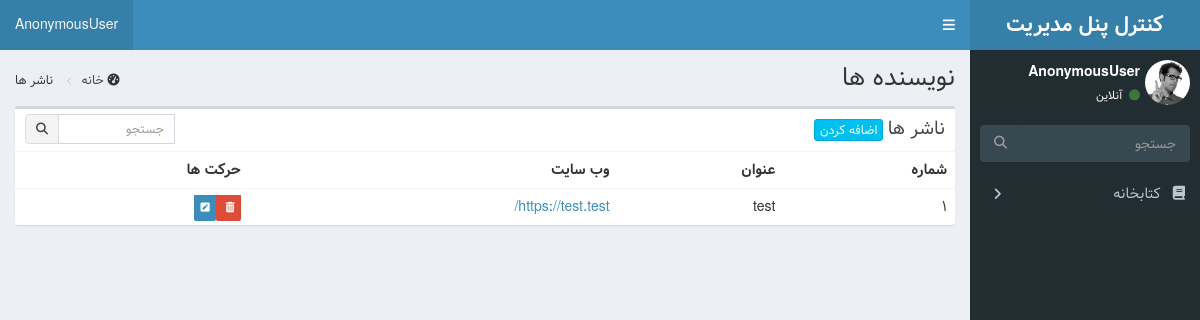
Page /admin_panel/publishers/ on the earlier database version.
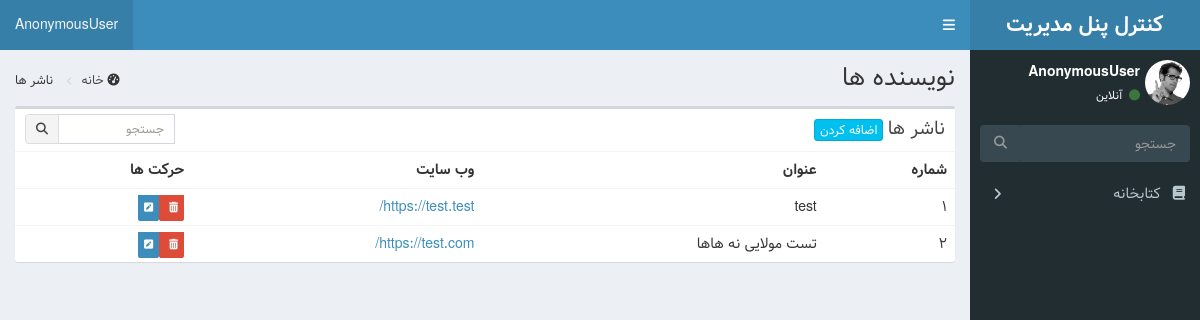
Same page on the later database version.
### library/models.py (models this page shows, shortened)
class Publishers(models.Model):
    title = models.CharField(max_length=50, verbose_name="عنوان")
    website = models.URLField(verbose_name="وب سایت")

### admin_panel/views.py (the view)
# urls.py: path("publishers/", views.PublishersListView.as_view(), name="publishers_admin"),
class PublishersListView(ListView):
    template_name = "admin_panel/publishers/publishers_list.html"
    model = models.Publishers
    context_object_name = "publishers"

### admin_panel/templates/admin_panel/publishers/publishers_list.html (shortened to what this page needs)
{% extends 'admin_panel/basic.html' %}
{% block content %}
<section class="content-header">
    <h1>
        نویسنده ها
    </h1>
    <ol class="breadcrumb">
        <li><i class="fa fa-dashboard"></i> <a href="{% url "admin" %}"> خانه </a></li>
        <li> ناشر ها</li>
    </ol>
</section>
<section class="content">
    <div class="row">
        <div class="col-xs-12">
            <div class="box">
                <div class="box-header">
                    <h3 class="box-title"> ناشر ها</h3>
                    <div class="box-tools">
                        <form class="input-group input-group-sm" style="width: 150px;" action="{%url 'author_search'%}"
                            method="post">
                            <input type="search" name='search' class="form-control pull-right" placeholder="جستجو">
                            <div class="input-group-btn">
                                <button type="submit" class="btn btn-default"><i class="fa fa-search"></i></button>
                            </div>
                        </form>
                    </div>
                    <a class="btn btn-info btn-xs" href="{% url 'publishers_create' %}">اضافه کردن</a>
                </div>
                <div class="box-body table-responsive no-padding">
                    <table class="table table-hover">
                        <tbody>
                            <tr>
                                <th>شماره</th>
                                <th>عنوان</th>
                                <th>وب سایت</th>
                                <th>حرکت ها</th>
                            </tr>
                            {% for publisher in publishers %}
                            <tr>
                                <td>{{publisher.id}}</td>
                                <td>{{publisher.title}}</td>
                                <td><a href="{{publisher.website}}">{{publisher.website}}</a></td>
                                <td>
                                    <a href="{%url 'author_delete' publisher.pk%}" class="label-danger">
                                        <span class="label label-danger">
                                            <i class="fa fa-trash"></i>
                                        </span>
                                    </a>
                                    <a href="{%url 'author_update' publisher.pk%}" class="label-primary">
                                        <span class="label label-primary">
                                            <i class="fa  fa-pencil-square"></i>
                                        </span>
                                    </a>
                                </td>
                            </tr>
                            {% endfor %}
                        </tbody>
                    </table>
                </div>
            </div>
        </div>
    </div>
</section>
{% endblock content %}

### admin_panel/templates/admin_panel/basic.html (shortened to what this page needs)
{% load static %}
<!DOCTYPE html>
<html>
<head>
  <link rel="stylesheet" href="{% static 'admin_panel/dist/css/bootstrap-theme.css' %}">
  <link rel="stylesheet" href="{% static 'admin_panel/dist/css/rtl.css' %}">
  <link rel="stylesheet" href="{% static 'admin_panel/bower_components/font-awesome/css/font-awesome.min.css' %}">
  <link rel="stylesheet" href="{% static 'admin_panel/bower_components/Ionicons/css/ionicons.min.css' %}">
  <link rel="stylesheet" href="{% static 'admin_panel/dist/css/AdminLTE.css' %}">
  <link rel="stylesheet" href="{% static 'admin_panel/dist/css/skins/skin-blue.min.css' %}">
  <link rel="stylesheet" href="{% static 'admin_panel/dist/css/custom.css' %}">
</head>
<body class="hold-transition skin-blue sidebar-mini">
  <div class="wrapper">
    <header class="main-header">
      <a href="index2.html" class="logo">
        <span class="logo-lg"><b>کنترل پنل مدیریت</b></span>
      </a>
      <nav class="navbar navbar-static-top">
        <a href="#" class="sidebar-toggle" data-toggle="push-menu" role="button">
        </a>
        <div class="navbar-custom-menu">
          <ul class="nav navbar-nav">
            <li class="user user-menu">
              <a class="dropdown-toggle" data-toggle="dropdown">
                <span class="hidden-xs">{{request.user}}</span>
              </a>
            </li>
          </ul>
        </div>
      </nav>
    </header>
    <aside class="main-sidebar">
      <section class="sidebar">
        <div class="user-panel">
          <div class="pull-right image">
            <img src="{% static 'admin_panel/dist/img/user2-160x160.jpg' %}" class="img-circle" alt="User Image">
          </div>
          <div class="pull-right info">
            <p>{{request.user}}</p>
            <a><i class="fa fa-circle text-success"></i> آنلاین</a>
          </div>
        </div>
        <form action="#" method="get" class="sidebar-form">
          <div class="input-group">
            <input type="text" name="q" class="form-control" placeholder="جستجو">
            <span class="input-group-btn">
              <button type="submit" name="search" id="search-btn" class="btn btn-flat"><i class="fa fa-search"></i>
              </button>
            </span>
          </div>
        </form>
        <ul class="sidebar-menu" data-widget="tree">
          <li class="treeview">
            <a href="#"><i class="fa fa-book"></i> <span>کتابخانه</span>
              <span class="pull-left-container">
                <i class="fa fa-angle-right pull-left"></i>
              </span>
            </a>
          </li>
        </ul>
      </section>
    </aside>
    <div class="content-wrapper">
      {% block content %}{% endblock content %}
    </div>
  </div>
</body>
</html>

Differences in the rows shown:
added Publishers: id "2", title "تست مولایی نه هاها", website "https://test.com/"
